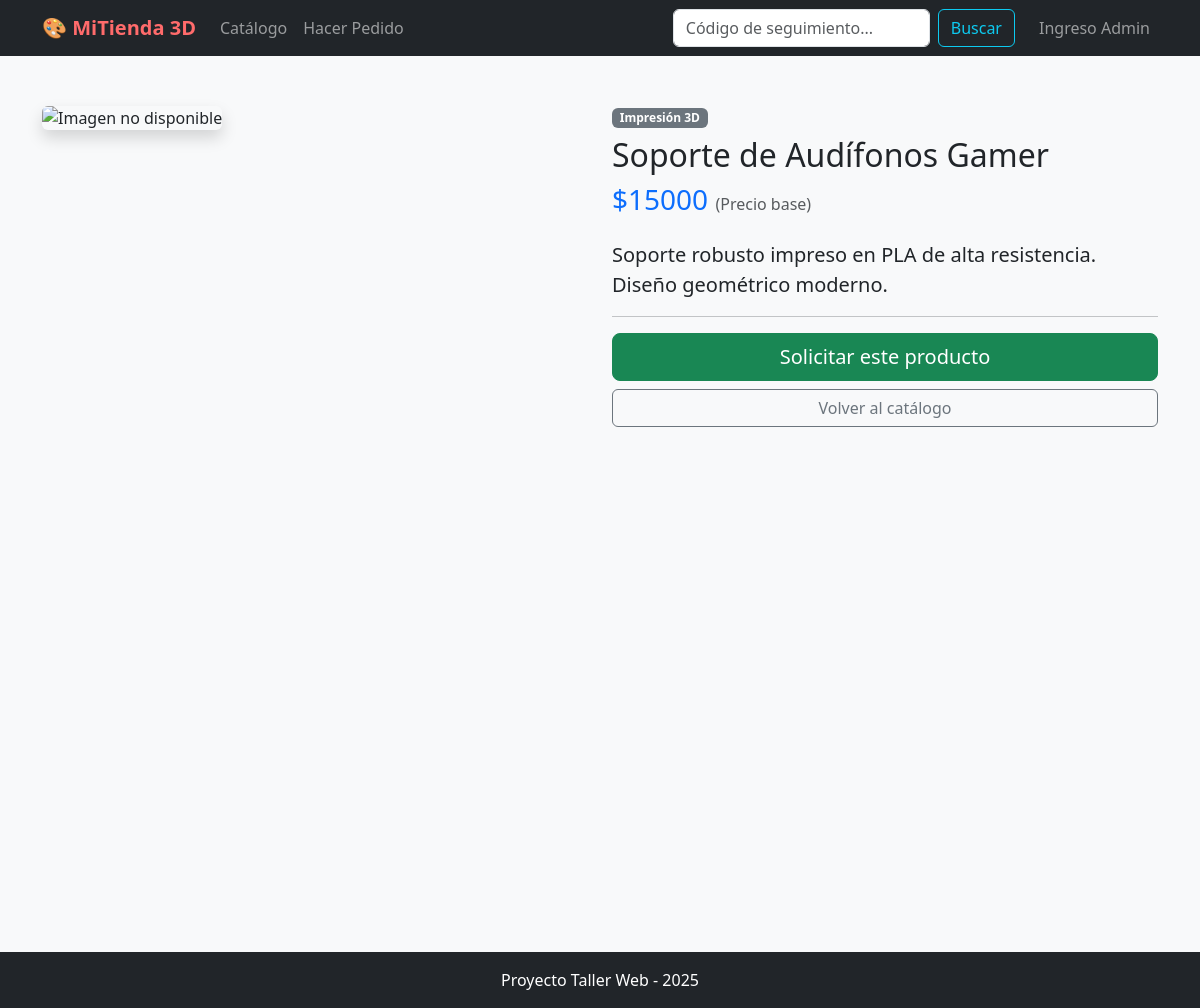
The page /producto/1/ on the database its author committed.
### store/models.py (models this page shows, shortened)
class Producto(models.Model):
    nombre = models.CharField(max_length=100)
    descripcion = models.TextField()
    categoria = models.ForeignKey(Categoria, on_delete=models.CASCADE)
    precio_base = models.IntegerField()
    imagen = models.ImageField(upload_to='productos/', null=True, blank=True)
    destacado = models.BooleanField(default=False) # Para funcionalidad extra

class Categoria(models.Model):
    nombre = models.CharField(max_length=100)

### store/views.py (the view)
# urls.py: path('producto/<int:pk>/', views.detalle_producto, name='detalle'),
def detalle_producto(request, pk):
    producto = get_object_or_404(Producto, pk=pk)
    return render(request, 'store/detalle.html', {'producto': producto})

### store/templates/store/detalle.html
{% extends 'store/base.html' %}
{% load static %}  {% block content %}
<div class="row mt-5">
    <div class="col-md-6">
        {% if producto.imagen %}
            <img src="{{ producto.imagen.url }}" class="img-fluid rounded shadow" alt="{{ producto.nombre }}">
        {% else %}
            <img src="{% static 'store/img/placeholder.png' %}" class="img-fluid rounded shadow" alt="Imagen no disponible">
        {% endif %}
    </div>
    <div class="col-md-6">
        <span class="badge bg-secondary mb-2">{{ producto.categoria.nombre }}</span>
        <h2>{{ producto.nombre }}</h2>
        <h3 class="text-primary mb-4">${{ producto.precio_base }} <small class="text-muted fs-6">(Precio base)</small></h3>
        <p class="lead">{{ producto.descripcion }}</p>
        <hr>
        <div class="d-grid gap-2">
            <a href="{% url 'crear_pedido' %}?producto={{ producto.id }}" class="btn btn-success btn-lg">
                Solicitar este producto
            </a>
            <a href="{% url 'catalogo' %}" class="btn btn-outline-secondary">Volver al catálogo</a>
        </div>
    </div>
</div>
{% endblock %}

### store/templates/store/base.html (style rules this page uses)
body { background-color: #f8f9fa; }

### rows shown on the page
Producto: categoria.nombre "Impresión 3D", nombre "Soporte de Audífonos Gamer", precio_base "15000", descripcion "Soporte robusto impreso en PLA de alta resistencia. Diseño geométrico moderno."
